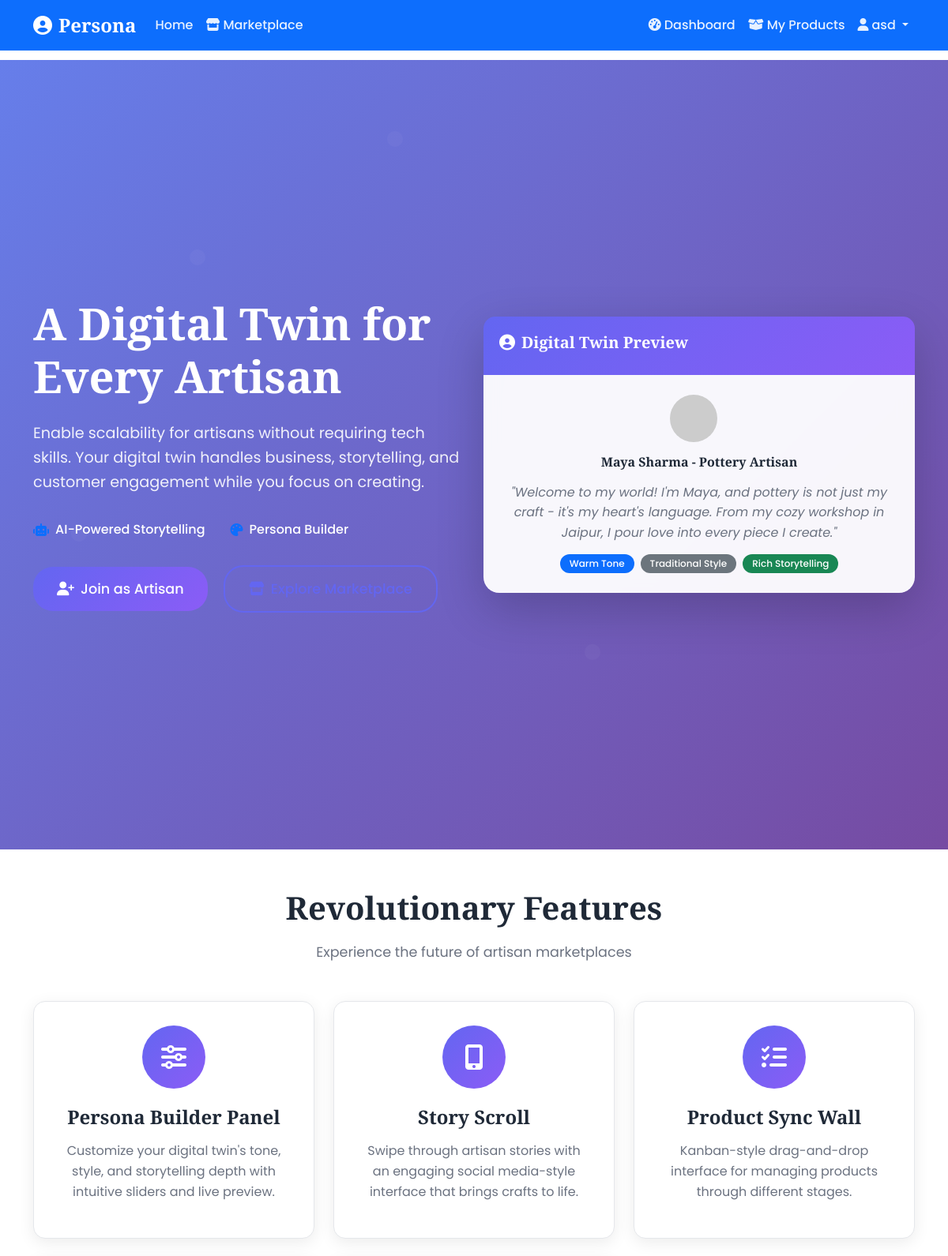
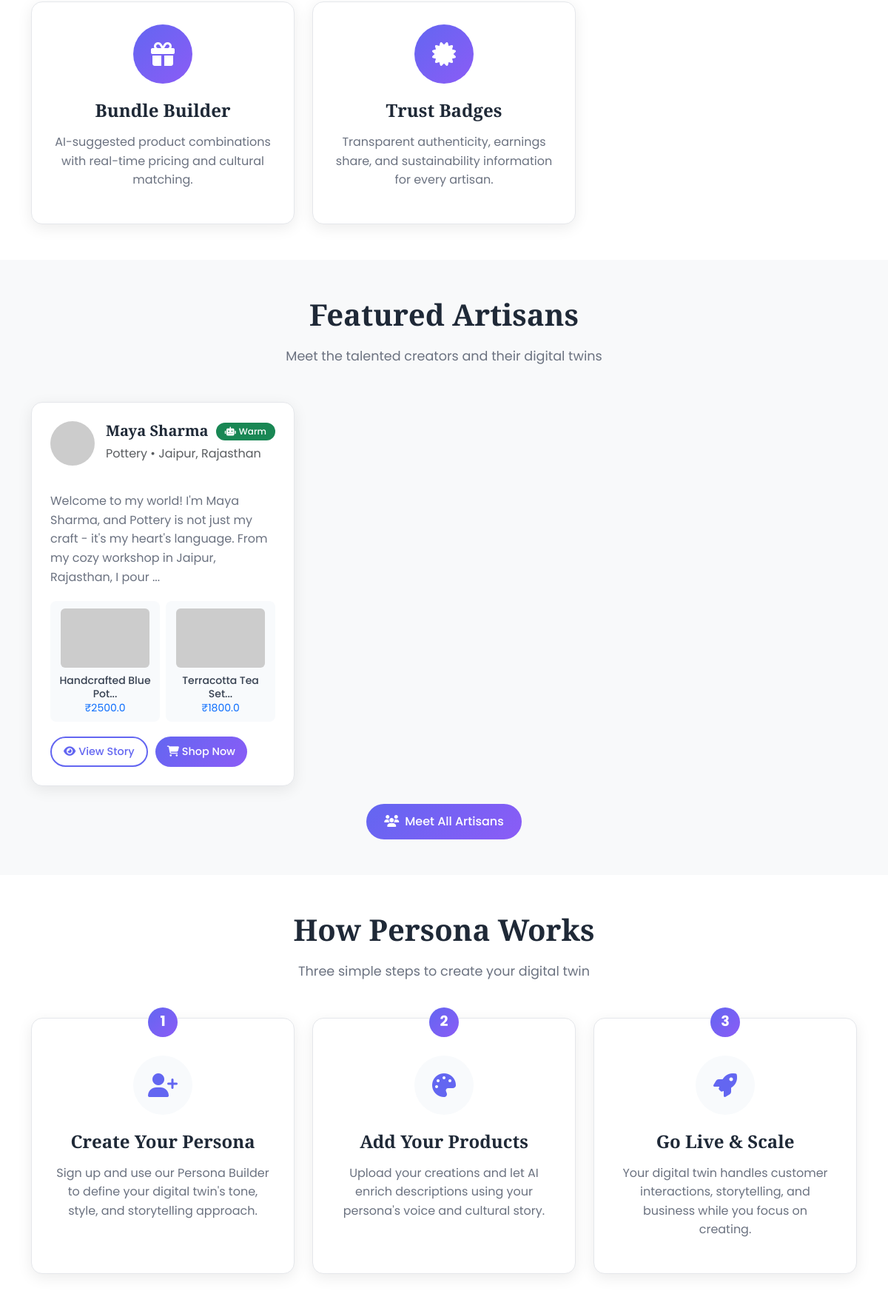
The app's page / (signed in, upper part) with its own data (2 pictures, top to bottom).
### app.py (models this page shows)
class User(db.Model):
    id = db.Column(db.Integer, primary_key=True)
    username = db.Column(db.String(80), unique=True, nullable=False)
    email = db.Column(db.String(120), unique=True, nullable=False)
    password_hash = db.Column(db.String(120), nullable=False)
    user_type = db.Column(db.String(20), nullable=False, default='customer')  # artisan, customer, admin
    created_at = db.Column(db.DateTime, default=datetime.utcnow)

class Artisan(db.Model):
    id = db.Column(db.Integer, primary_key=True)
    user_id = db.Column(db.Integer, db.ForeignKey('user.id'), nullable=False)
    name = db.Column(db.String(100), nullable=False)
    craft_type = db.Column(db.String(100), nullable=False)
    location = db.Column(db.String(100), nullable=False)
    photo = db.Column(db.String(200))
    bio = db.Column(db.Text)
    cultural_background = db.Column(db.Text)
    craft_history = db.Column(db.Text)
    created_at = db.Column(db.DateTime, default=datetime.utcnow)
    persona = db.relationship('Persona', backref='artisan', uselist=False)
    products = db.relationship('Product', backref='artisan', lazy=True)

class Persona(db.Model):
    id = db.Column(db.Integer, primary_key=True)
    artisan_id = db.Column(db.Integer, db.ForeignKey('artisan.id'), nullable=False)
    tone = db.Column(db.String(50), nullable=False)  # friendly, formal, poetic, warm
    style = db.Column(db.String(50), nullable=False)  # traditional, modern, artistic
    storytelling_depth = db.Column(db.Integer, default=5)  # 1-10 scale
    communication_style = db.Column(db.String(50), default='conversational')
    language_preference = db.Column(db.String(10), default='en')
    generated_bio = db.Column(db.Text)
    personality_traits = db.Column(db.Text)  # JSON string
    created_at = db.Column(db.DateTime, default=datetime.utcnow)

class Product(db.Model):
    id = db.Column(db.Integer, primary_key=True)
    artisan_id = db.Column(db.Integer, db.ForeignKey('artisan.id'), nullable=False)
    name = db.Column(db.String(200), nullable=False)
    description = db.Column(db.Text)
    ai_enriched_description = db.Column(db.Text)
    price = db.Column(db.Float, nullable=False)
    stock_quantity = db.Column(db.Integer, default=1)
    category = db.Column(db.String(100))
    images = db.Column(db.Text)  # JSON array of image paths
    status = db.Column(db.String(20), default='draft')  # draft, published, sold_out
    cultural_significance = db.Column(db.Text)
    creation_story = db.Column(db.Text)
    created_at = db.Column(db.DateTime, default=datetime.utcnow)

### app.py (the view)
@app.route('/')
def index():
    featured_artisans = db.session.query(Artisan).join(Product).filter(Product.status == 'published').limit(6).all()
    featured_products = Product.query.filter_by(status='published').limit(8).all()
    return render_template('index.html',
                         featured_artisans=featured_artisans,
                         featured_products=featured_products,
                         current_user=get_current_user())

### app.py (called while the page is built)
def is_logged_in():
    return 'user_id' in session

def get_current_user():
    if is_logged_in():
        return User.query.get(session['user_id'])
    return None

### templates/index.html (shortened to what this page needs)
{% extends "base.html" %}
{% block content %}
<section class="hero-section">
    <div class="container">
        <div class="row align-items-center min-vh-100">
            <div class="col-lg-6">
                <div class="hero-content">
                    <h1 class="hero-title">A Digital Twin for Every Artisan</h1>
                    <p class="hero-subtitle">Enable scalability for artisans without requiring tech skills. Your digital twin handles business, storytelling, and customer engagement while you focus on creating.</p>
                    <div class="hero-features">
                        <div class="feature-item">
                            <i class="fas fa-robot text-primary"></i>
                            <span>AI-Powered Storytelling</span>
                        </div>
                        <div class="feature-item">
                            <i class="fas fa-palette text-primary"></i>
                            <span>Persona Builder</span>
                        </div>
                    </div>
                    <div class="hero-actions">
                        <button class="btn btn-primary btn-lg me-3" onclick="showRegisterModal()">
                            <i class="fas fa-user-plus me-2"></i>Join as Artisan
                        </button>
                        <a href="{{ url_for('marketplace') }}" class="btn btn-outline-primary btn-lg">
                            <i class="fas fa-store me-2"></i>Explore Marketplace
                        </a>
                    </div>
                </div>
            </div>
            <div class="col-lg-6">
                <div class="hero-visual">
                    <div class="persona-preview-card">
                        <div class="card-header">
                            <h5><i class="fas fa-user-circle me-2"></i>Digital Twin Preview</h5>
                        </div>
                        <div class="card-body">
                            <div class="artisan-avatar">
                                <img src="https://via.placeholder.com/80x80/6366f1/ffffff?text=MA" alt="Maya" class="rounded-circle">
                            </div>
                            <h6>Maya Sharma - Pottery Artisan</h6>
                            <p class="persona-bio">"Welcome to my world! I'm Maya, and pottery is not just my craft - it's my heart's language. From my cozy workshop in Jaipur, I pour love into every piece I create."</p>
                            <div class="persona-traits">
                                <span class="badge bg-primary">Warm Tone</span>
                                <span class="badge bg-secondary">Traditional Style</span>
                                <span class="badge bg-success">Rich Storytelling</span>
                            </div>
                        </div>
                    </div>
                </div>
            </div>
        </div>
    </div>
</section>
<section class="features-section py-5">
    <div class="container">
        <div class="text-center mb-5">
            <h2 class="section-title">Revolutionary Features</h2>
            <p class="section-subtitle">Experience the future of artisan marketplaces</p>
        </div>
        <div class="row g-4">
            <div class="col-md-4">
                <div class="feature-card">
                    <div class="feature-icon">
                        <i class="fas fa-sliders-h"></i>
                    </div>
                    <h4>Persona Builder Panel</h4>
                    <p>Customize your digital twin's tone, style, and storytelling depth with intuitive sliders and live preview.</p>
                </div>
            </div>
            <div class="col-md-4">
                <div class="feature-card">
                    <div class="feature-icon">
                        <i class="fas fa-mobile-alt"></i>
                    </div>
                    <h4>Story Scroll</h4>
                    <p>Swipe through artisan stories with an engaging social media-style interface that brings crafts to life.</p>
                </div>
            </div>
            <div class="col-md-4">
                <div class="feature-card">
                    <div class="feature-icon">
                        <i class="fas fa-tasks"></i>
                    </div>
                    <h4>Product Sync Wall</h4>
                    <p>Kanban-style drag-and-drop interface for managing products through different stages.</p>
                </div>
            </div>
            <div class="col-md-4">
                <div class="feature-card">
                    <div class="feature-icon">
                        <i class="fas fa-gift"></i>
                    </div>
                    <h4>Bundle Builder</h4>
                    <p>AI-suggested product combinations with real-time pricing and cultural matching.</p>
                </div>
            </div>
            <div class="col-md-4">
                <div class="feature-card">
                    <div class="feature-icon">
                        <i class="fas fa-certificate"></i>
                    </div>
                    <h4>Trust Badges</h4>
                    <p>Transparent authenticity, earnings share, and sustainability information for every artisan.</p>
                </div>
            </div>
        </div>
    </div>
</section>
{% if featured_artisans %}
<section class="featured-artisans py-5 bg-light">
    <div class="container">
        <div class="text-center mb-5">
            <h2 class="section-title">Featured Artisans</h2>
            <p class="section-subtitle">Meet the talented creators and their digital twins</p>
        </div>
        <div class="row g-4">
            {% for artisan in featured_artisans %}
            <div class="col-lg-4 col-md-6">
                <div class="artisan-card">
                    <div class="artisan-header">
                        <div class="artisan-avatar">
                            <img src="https://via.placeholder.com/60x60/6366f1/ffffff?text={{ artisan.name[0] }}"
                                 alt="{{ artisan.name }}" class="rounded-circle">
                        </div>
                        <div class="artisan-info">
                            <h5>{{ artisan.name }}</h5>
                            <p class="text-muted">{{ artisan.craft_type }} • {{ artisan.location }}</p>
                        </div>
                        <div class="persona-indicator">
                            {% if artisan.persona %}
                                <span class="badge bg-success">
                                    <i class="fas fa-robot me-1"></i>{{ artisan.persona.tone.title() }}
                                </span>
                            {% endif %}
                        </div>
                    </div>
                    <div class="artisan-bio">
                        <p>{{ artisan.bio[:150] }}{% if artisan.bio|length > 150 %}...{% endif %}</p>
                    </div>
                    <div class="artisan-products">
                        <div class="row g-2">
                            {% for product in artisan.products[:2] %}
                            <div class="col-6">
                                <div class="product-mini">
                                    <img src="https://via.placeholder.com/120x80/f1f5f9/64748b?text={{ product.name[:3] }}"
                                         alt="{{ product.name }}" class="img-fluid rounded">
                                    <div class="product-info">
                                        <small class="fw-medium">{{ product.name[:20] }}...</small>
                                        <small class="text-primary">₹{{ product.price }}</small>
                                    </div>
                                </div>
                            </div>
                            {% endfor %}
                        </div>
                    </div>
                    <div class="artisan-actions">
                        <a href="{{ url_for('marketplace') }}?artisan={{ artisan.id }}" class="btn btn-outline-primary btn-sm">
                            <i class="fas fa-eye me-1"></i>View Story
                        </a>
                        <button class="btn btn-primary btn-sm">
                            <i class="fas fa-shopping-cart me-1"></i>Shop Now
                        </button>
                    </div>
                </div>
            </div>
            {% endfor %}
        </div>
        <div class="text-center mt-4">
            <a href="{{ url_for('marketplace') }}" class="btn btn-primary">
                <i class="fas fa-users me-2"></i>Meet All Artisans
            </a>
        </div>
    </div>
</section>
{% endif %}
<section class="how-it-works py-5">
    <div class="container">
        <div class="text-center mb-5">
            <h2 class="section-title">How Persona Works</h2>
            <p class="section-subtitle">Three simple steps to create your digital twin</p>
        </div>
        <div class="row g-4">
            <div class="col-md-4">
                <div class="step-card">
                    <div class="step-number">1</div>
                    <div class="step-icon">
                        <i class="fas fa-user-plus"></i>
                    </div>
                    <h4>Create Your Persona</h4>
                    <p>Sign up and use our Persona Builder to define your digital twin's tone, style, and storytelling approach.</p>
                </div>
            </div>
            <div class="col-md-4">
                <div class="step-card">
                    <div class="step-number">2</div>
                    <div class="step-icon">
                        <i class="fas fa-palette"></i>
                    </div>
                    <h4>Add Your Products</h4>
                    <p>Upload your creations and let AI enrich descriptions using your persona's voice and cultural story.</p>
                </div>
            </div>
            <div class="col-md-4">
                <div class="step-card">
                    <div class="step-number">3</div>
                    <div class="step-icon">
                        <i class="fas fa-rocket"></i>
                    </div>
                    <h4>Go Live & Scale</h4>
                    <p>Your digital twin handles customer interactions, storytelling, and business while you focus on creating.</p>
                </div>
            </div>
        </div>
    </div>
</section>
{% endblock %}

### templates/base.html (shortened to what this page needs)
<!DOCTYPE html>
<html lang="en">
<head>
    <link href="https://cdn.jsdelivr.net/npm/bootstrap@5.3.0/dist/css/bootstrap.min.css" rel="stylesheet">
    <link href="https://cdnjs.cloudflare.com/ajax/libs/font-awesome/6.4.0/css/all.min.css" rel="stylesheet">
    <link rel="stylesheet" href="{{ url_for('static', filename='css/style.css') }}">
</head>
<body>
    <nav class="navbar navbar-expand-lg navbar-dark bg-primary fixed-top">
        <div class="container">
            <a class="navbar-brand fw-bold" href="{{ url_for('index') }}">
                <i class="fas fa-user-circle me-2"></i>Persona
            </a>
            <div class="collapse navbar-collapse" id="navbarNav">
                <ul class="navbar-nav me-auto">
                    <li class="nav-item">
                        <a class="nav-link" href="{{ url_for('index') }}">Home</a>
                    </li>
                    <li class="nav-item">
                        <a class="nav-link" href="{{ url_for('marketplace', view='scroll') }}">
                            <i class="fas fa-store me-1"></i>Marketplace
                        </a>
                    </li>
                </ul>
                <ul class="navbar-nav">
                    {% if current_user %}
                        {% if current_user.user_type == 'artisan' %}
                            <li class="nav-item">
                                <a class="nav-link" href="{{ url_for('artisan_dashboard') }}">
                                    <i class="fas fa-tachometer-alt me-1"></i>Dashboard
                                </a>
                            </li>
                            <li class="nav-item">
                                <a class="nav-link" href="{{ url_for('my_products') }}">
                                    <i class="fas fa-box-open me-1"></i>My Products
                                </a>
                            </li>
                        {% endif %}
                        <li class="nav-item dropdown">
                            <a class="nav-link dropdown-toggle" href="#" role="button" data-bs-toggle="dropdown">
                                <i class="fas fa-user me-1"></i>{{ current_user.username }}
                            </a>
                        </li>
                    {% endif %}
                </ul>
            </div>
        </div>
    </nav>
    <main class="main-content">
        {% block content %}{% endblock %}
    </main>
</body>
</html>

### records on screen
User: username "asd"
Artisan: name "Maya Sharma", craft_type "Pottery", location "Jaipur, Rajasthan", persona.tone "Warm", bio "Welcome to my world! I'm Maya Sharma, and Pottery is not just my craft - it's my heart's language. From my cozy workshop in Jaipur, Rajasthan, I pour"
Product: name "Handcrafted Blue Pot", price "2500.0"
Product: name "Terracotta Tea Set", price "1800.0"
